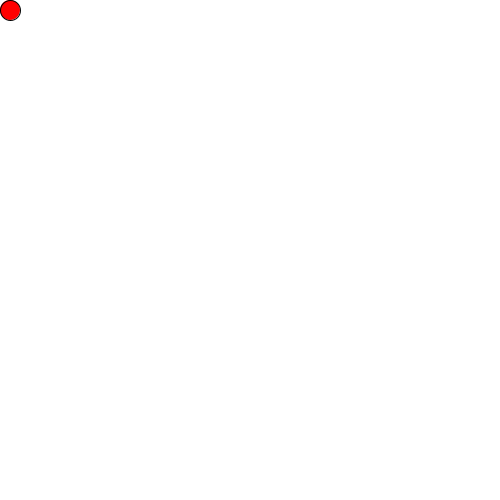
Frame 1 (no input)
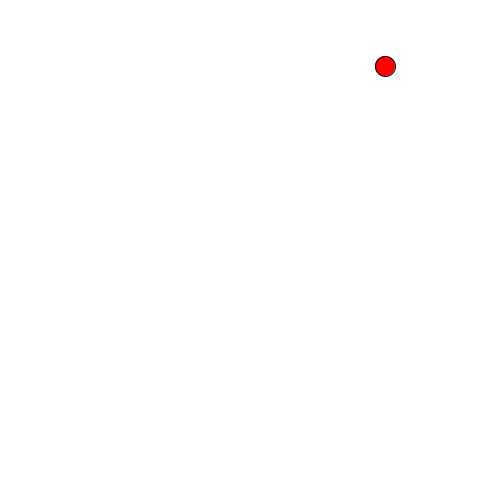
Frame 60 (the mouse pressed at the canvas centre just before this capture)
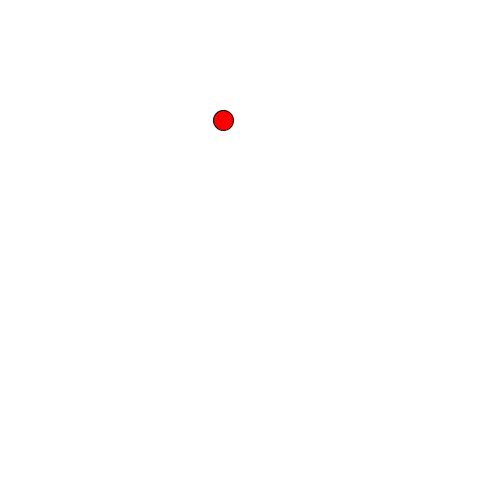
Frame 120 (the mouse held since frame 60 and released just before this capture)

The Processing sketch that drew these frames (run headless with seeded random() and noise(); from frame 60 on, the mouse is pressed at the canvas centre):

// Processing sketch: processing_105011
// ── processing_105011.pde


float xPos2;  //X PO\osition
float yPos2;  //Y Position
float speed;  //speed on x
float radius2;  //radius
float speedy;   //speed on y
float gravity; //gravity

void setup() {
  size(500, 500);


  xPos2=10; //initial x postion
  yPos2=10;  // initial y position
  radius2=20; //defined radius
  speed=random(0, 10);  //random speed for x
  speedy=random(0, 10);  //random speed for y
  ellipse(xPos2, yPos2, radius2, radius2); //set ellipse
  gravity=.9; //set number for gravity
}

void draw() {
  fill(255, 0, 0);
  background(255);
  ellipse(xPos2, yPos2, radius2, radius2);
  xPos2=xPos2+speed;
  if (xPos2>=width-radius2/2) {    //ball bounces off right wall
    speed=speed*-1;
  }
  if (xPos2<=0+radius2/2) {  //ball bounces off left wall
    speed=speed*-1;
  }
  speedy=speedy+gravity;
  yPos2=yPos2+speedy;    //ball bounces off bottom
  if (yPos2>=height-radius2/2) {
    speedy=speedy*-0.95;
  }
  if (yPos2<=0+radius2/2) {   //ball bounces off top
    speedy=speedy*-1;
  }
  if ((yPos2>=height-radius2/2)&&(speedy<=0)){
    yPos2=height-radius2/2;
    xPos2-=speed;}
  
  
  
  
}
